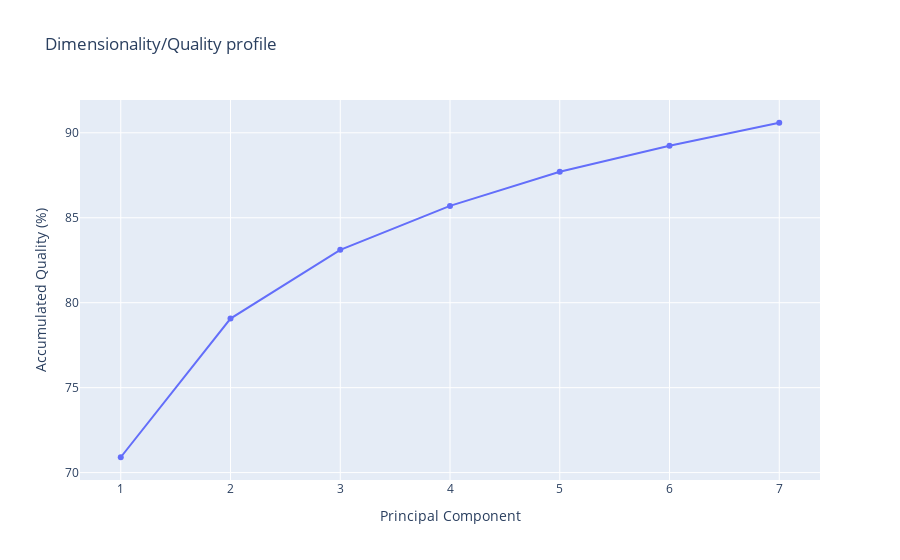

The code cell stored with this chart in its notebook:
### Markdown cell above
### Dimensionality/Quality Profile

The following plot shows the **percentage** of **explained variance** for a given number of **eigenvectors** (quality) and the **dimensionality** of the sampled space. This graph indicates the **complexity of the flexibility space**, i.e. how many **modes** are necessary to explain the **entire flexibility** of the protein. 

Note that this plot and the previous one provide **physically-different** information and that proteins might display a very **complex pattern of flexibility** (leading to **large dimensionality**) and at the same time be **quite rigid** (**low variance**), or have a **large variance** which can be fully explained by a very **small number of modes**.

### Code cell
# Plotting Dimensionality/quality profile
y = np.array(pcz_info['Eigen_Values_dimensionality_vs_total'])
x = list(range(1,len(y)+1))

plotly.offline.init_notebook_mode(connected=True)

fig = {
    "data": [go.Scatter(x=x, y=y)],
    "layout": go.Layout(title="Dimensionality/Quality profile",
                        xaxis=dict(title = "Principal Component"),
                        yaxis=dict(title = "Accumulated Quality (%)")
                       )
}

plotly.offline.iplot(fig)

### Figure 1 — Plotly figure (JSON) as saved in the notebook; plotly's stock layout.template omitted (floating-point values rounded to 4 significant figures)
{"data": [{"type": "scatter", "x": [1, 2, 3, 4, 5, 6, 7], "y": [70.9, 79.07, 83.11, 85.7, 87.7, 89.23, 90.59]}], "layout": {"title": {"text": "Dimensionality/Quality profile"}, "xaxis": {"title": {"text": "Principal Component"}}, "yaxis": {"title": {"text": "Accumulated Quality (%)"}}}}
